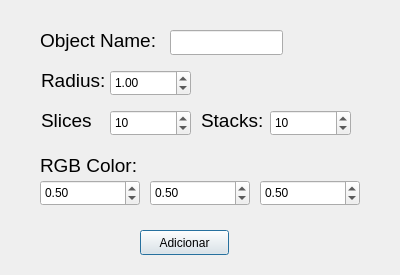
<?xml version="1.0" encoding="UTF-8"?>
<ui version="4.0">
 <class>AddSphere</class>
 <widget class="QDialog" name="AddSphere">
  <property name="geometry">
   <rect>
    <x>0</x>
    <y>0</y>
    <width>400</width>
    <height>275</height>
   </rect>
  </property>
  <property name="windowTitle">
   <string>Dialog</string>
  </property>
  <widget class="QDoubleSpinBox" name="slices">
   <property name="geometry">
    <rect>
     <x>110</x>
     <y>110</y>
     <width>81</width>
     <height>26</height>
    </rect>
   </property>
   <property name="decimals">
    <number>0</number>
   </property>
   <property name="minimum">
    <double>-9990.000000000000000</double>
   </property>
   <property name="maximum">
    <double>10000.000000000000000</double>
   </property>
   <property name="value">
    <double>10.000000000000000</double>
   </property>
  </widget>
  <widget class="QLabel" name="label_2">
   <property name="geometry">
    <rect>
     <x>41</x>
     <y>100</y>
     <width>51</width>
     <height>41</height>
    </rect>
   </property>
   <property name="font">
    <font>
     <pointsize>14</pointsize>
    </font>
   </property>
   <property name="text">
    <string>Slices:</string>
   </property>
  </widget>
  <widget class="QLineEdit" name="id_input">
   <property name="geometry">
    <rect>
     <x>170</x>
     <y>30</y>
     <width>113</width>
     <height>25</height>
    </rect>
   </property>
  </widget>
  <widget class="QLabel" name="label_3">
   <property name="geometry">
    <rect>
     <x>40</x>
     <y>150</y>
     <width>171</width>
     <height>31</height>
    </rect>
   </property>
   <property name="font">
    <font>
     <pointsize>14</pointsize>
    </font>
   </property>
   <property name="text">
    <string>RGB Color:</string>
   </property>
  </widget>
  <widget class="QDoubleSpinBox" name="R">
   <property name="geometry">
    <rect>
     <x>40</x>
     <y>180</y>
     <width>100</width>
     <height>26</height>
    </rect>
   </property>
   <property name="minimum">
    <double>0.000000000000000</double>
   </property>
   <property name="maximum">
    <double>1.000000000000000</double>
   </property>
   <property name="singleStep">
    <double>0.100000000000000</double>
   </property>
   <property name="value">
    <double>0.500000000000000</double>
   </property>
  </widget>
  <widget class="QDoubleSpinBox" name="G">
   <property name="geometry">
    <rect>
     <x>150</x>
     <y>180</y>
     <width>100</width>
     <height>26</height>
    </rect>
   </property>
   <property name="minimum">
    <double>0.000000000000000</double>
   </property>
   <property name="maximum">
    <double>1.000000000000000</double>
   </property>
   <property name="singleStep">
    <double>0.100000000000000</double>
   </property>
   <property name="value">
    <double>0.500000000000000</double>
   </property>
  </widget>
  <widget class="QPushButton" name="pushButton">
   <property name="geometry">
    <rect>
     <x>140</x>
     <y>230</y>
     <width>89</width>
     <height>25</height>
    </rect>
   </property>
   <property name="text">
    <string>Adicionar</string>
   </property>
  </widget>
  <widget class="QLabel" name="label_4">
   <property name="geometry">
    <rect>
     <x>40</x>
     <y>20</y>
     <width>141</width>
     <height>41</height>
    </rect>
   </property>
   <property name="font">
    <font>
     <pointsize>14</pointsize>
    </font>
   </property>
   <property name="text">
    <string>Object Name:</string>
   </property>
  </widget>
  <widget class="QDoubleSpinBox" name="B">
   <property name="geometry">
    <rect>
     <x>260</x>
     <y>180</y>
     <width>100</width>
     <height>26</height>
    </rect>
   </property>
   <property name="minimum">
    <double>0.000000000000000</double>
   </property>
   <property name="maximum">
    <double>1.000000000000000</double>
   </property>
   <property name="singleStep">
    <double>0.100000000000000</double>
   </property>
   <property name="value">
    <double>0.500000000000000</double>
   </property>
  </widget>
  <widget class="QLabel" name="label_5">
   <property name="geometry">
    <rect>
     <x>201</x>
     <y>100</y>
     <width>71</width>
     <height>41</height>
    </rect>
   </property>
   <property name="font">
    <font>
     <pointsize>14</pointsize>
    </font>
   </property>
   <property name="text">
    <string>Stacks:</string>
   </property>
  </widget>
  <widget class="QDoubleSpinBox" name="stacks">
   <property name="geometry">
    <rect>
     <x>270</x>
     <y>110</y>
     <width>81</width>
     <height>26</height>
    </rect>
   </property>
   <property name="decimals">
    <number>0</number>
   </property>
   <property name="minimum">
    <double>-9990.000000000000000</double>
   </property>
   <property name="maximum">
    <double>10000.000000000000000</double>
   </property>
   <property name="value">
    <double>10.000000000000000</double>
   </property>
  </widget>
  <widget class="QLabel" name="label_6">
   <property name="geometry">
    <rect>
     <x>41</x>
     <y>60</y>
     <width>71</width>
     <height>41</height>
    </rect>
   </property>
   <property name="font">
    <font>
     <pointsize>14</pointsize>
    </font>
   </property>
   <property name="text">
    <string>Radius:</string>
   </property>
  </widget>
  <widget class="QDoubleSpinBox" name="radius">
   <property name="geometry">
    <rect>
     <x>110</x>
     <y>70</y>
     <width>81</width>
     <height>26</height>
    </rect>
   </property>
   <property name="minimum">
    <double>-9990.000000000000000</double>
   </property>
   <property name="maximum">
    <double>9999.989999999999782</double>
   </property>
   <property name="value">
    <double>1.000000000000000</double>
   </property>
  </widget>
 </widget>
 <resources/>
 <connections/>
</ui>
